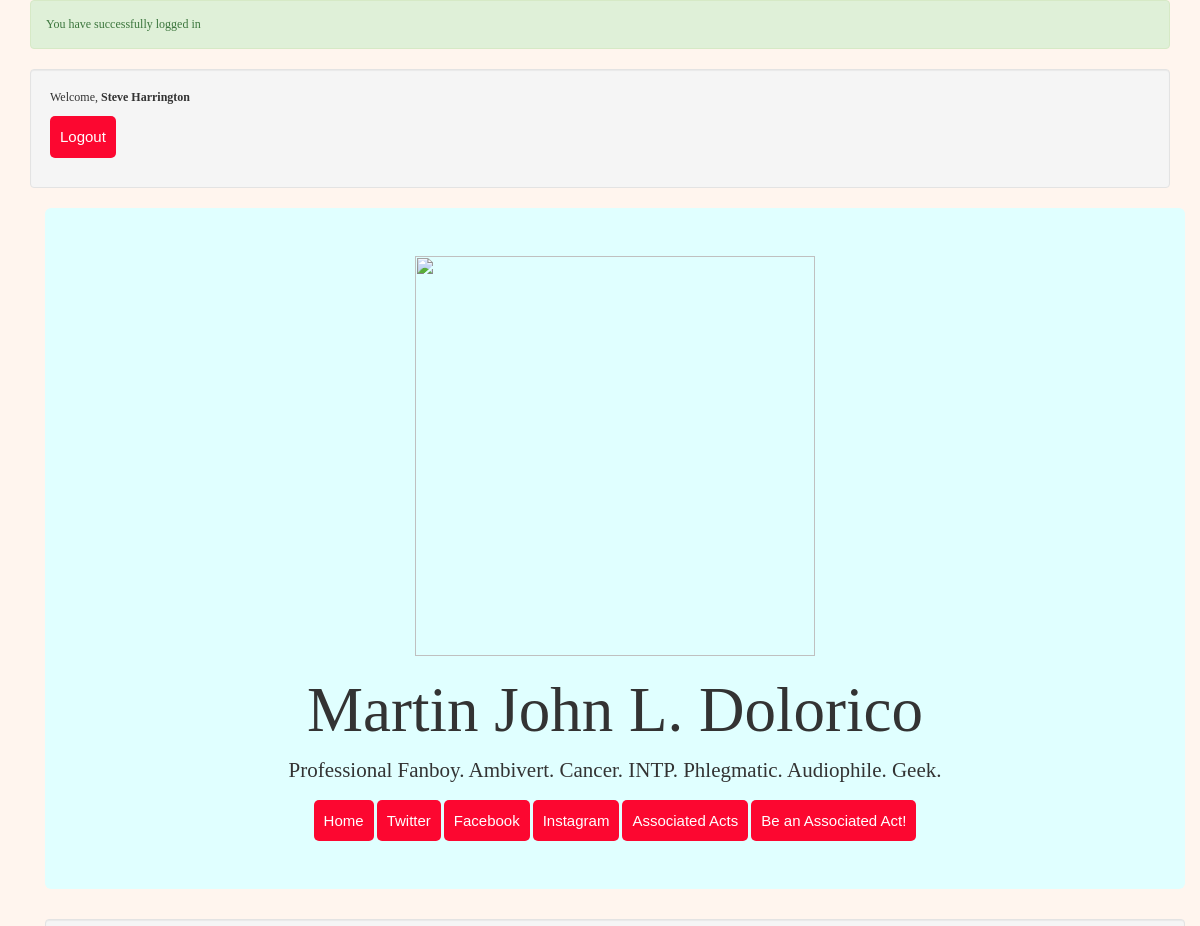
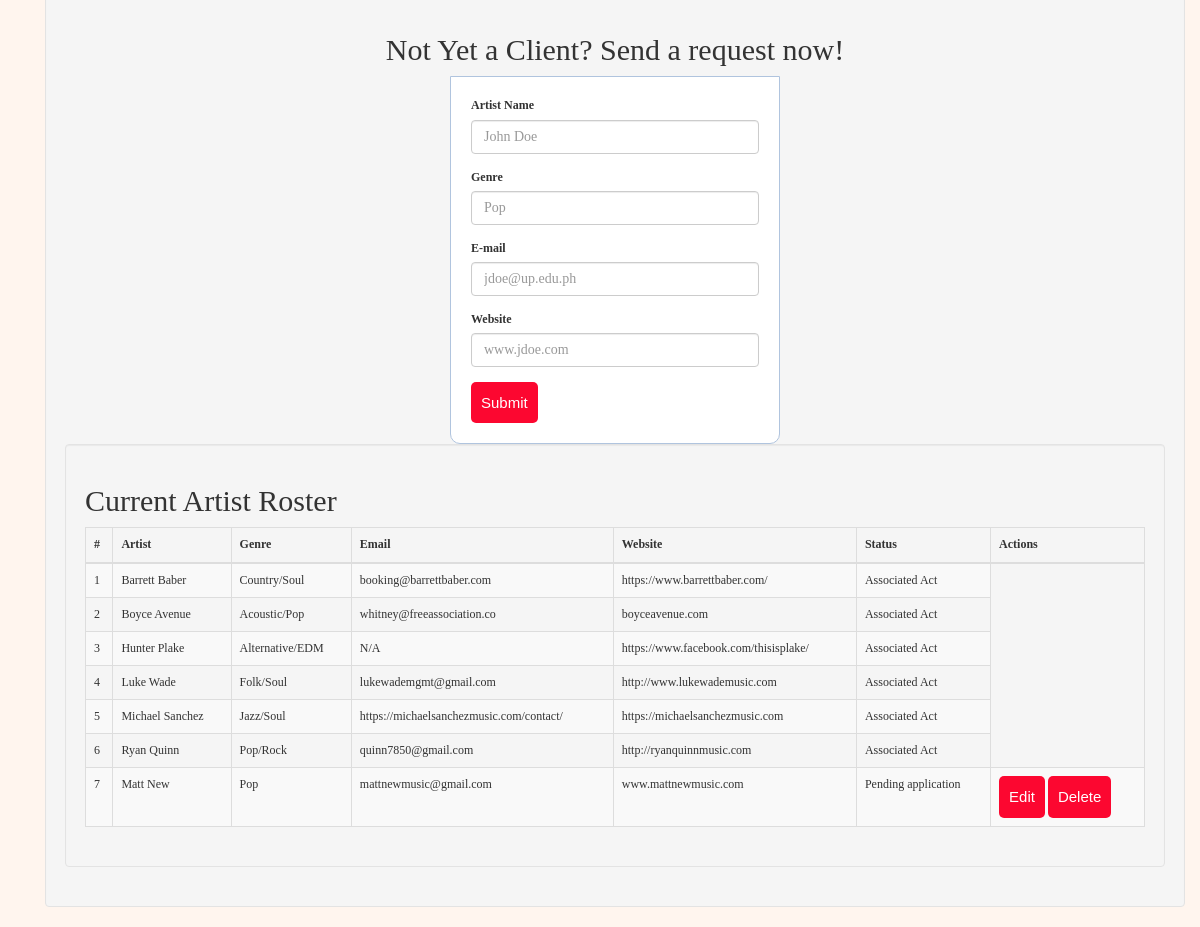
The app's page /associatedacts.php (signed in) with its own data (2 pictures, top to bottom).
### tables this page shows
CREATE TABLE `associatedacts` (
  `id` int(11) NOT NULL,
  `artist` varchar(255) NOT NULL,
  `genre` varchar(30) NOT NULL,
  `email` varchar(255) NOT NULL,
  `website` varchar(255) NOT NULL,
  `status` varchar(25) NOT NULL
);

### database.php (called while the page is built, shortened)
<?php
	$artist = "";
	$genre = "";
	$email = "";
	$website = "";
	$edit_state = false;
	$con = mysqli_connect("localhost", "root", "", "lis161_crud");
	if (isset($_GET['del'])) {
		$id = $_GET['del'];
		$query = "DELETE FROM associatedacts WHERE id=$id";
		mysqli_query($con,$query);
		$_SESSION['message'] = "Associated Act record deleted";
		header("location: associatedacts.php");
	} else 	{
	$associatedacts_records = mysqli_query($con,"SELECT * FROM associatedacts");
	}
 ?>

### associatedacts.php (the view, shortened to what this page needs)
<?php
require_once 'database.php';
?>
<!DOCTYPE html>
<html lang="en">
<head>
  <link rel="stylesheet" href="https://maxcdn.bootstrapcdn.com/bootstrap/3.3.7/css/bootstrap.min.css">
  <link rel="stylesheet" type="text/css" href="css/custom.css">
</head>
<body>
<div class="container">
  <?php if (isset($_SESSION['success'])) { ?>
    <div class="alert alert-success">
      <?php
      echo $_SESSION['success'];
      ?>
   </div>
  <?php } ?>
<div class="well">
  <?php if (isset($_SESSION['username'])) { ?>
    <p>Welcome, <strong><?php echo $_SESSION['username']; ?></strong></p>
    <p><a href="server.php?logout=1" class="btn btn-warning">Logout</a></p>
  <?php } ?>
</div>
<div class="container">
  <div class="jumbotron">
    <img src="https://pbs.twimg.com/profile_images/911078568284717056/IFy3XaRq_400x400.jpg" class="img-fluid" width="400px" height="400px">
    <h1>Martin John L. Dolorico</h1>
    <p>Professional Fanboy. Ambivert. Cancer. INTP. Phlegmatic. Audiophile. Geek.</p>
    <a class="btn btn-primary" href="index.php" role="button">Home</a>
    <a class="btn btn-primary" href="https://twitter.com/mjdolorico?lang=en" role="button">Twitter</a>
    <a class="btn btn-primary" href="https://www.facebook.com/mj.dolorico" role="button">Facebook</a>
    <a class="btn btn-primary" href="https://www.instagram.com/mjdolorico/" role="button">Instagram</a>
    <a class="btn btn-primary" href="fanpage.php" role="button">Associated Acts</a>
    <a class="btn btn-primary" href="associatedacts.php" role="button">Be an Associated Act!</a>
  </div>
  <div class="well">
    <h2 class="text-center h_title"><p class="p_title">Not Yet a Client? Send a request now!<p></h2>
      <form method="POST" action="database.php">
        <div class="form-row">
          <div class="form-group">
            <label for="artist">Artist Name</label>
            <input type="text" class="form-control" name="artist" placeholder="John Doe" value="<?php echo $artist; ?>" required>
          </div>
          <div class="form-group">
            <label for="genre">Genre</label>
            <input type="text" class="form-control" name="genre" placeholder="Pop" value="<?php echo $genre; ?>" required>
          </div>
        </div>
        <div class="form-row">
          <div class="form-group">
            <label for="email">E-mail</label>
            <input type="text" class="form-control" name="email" placeholder="jdoe@up.edu.ph" value="<?php echo $email; ?>" required>
          </div>
          <div class="form-row">
          <div class="form-group">
            <label for="website">Website</label>
            <input type="text" class="form-control" name="website" placeholder="www.jdoe.com" value="<?php echo $website; ?>" required>
          </div>
        </div>
        <?php if($edit_state) { ?>
          <button type="submit" class="btn btn-primary" name="update">Update</button><a class="btn btn-warning" href="associatedacts.php">Cancel</a>
        <?php } else { ?>
          <button type="submit" class="btn btn-primary" name="submit">Submit</button>
        <?php } ?>
      </form>
  </div>
  <div class="well">
    <p><h2>Current Artist Roster</h2></p>
    <table class="table table-striped table-bordered">
      <thead class="thead-dark">
        <tr>
          <th scope="col">#</th>
          <th scope="col">Artist</th>
          <th scope="col">Genre</th>
          <th scope="col">Email</th>
          <th scope="col">Website</th>
          <th scope="col">Status</th>
          <th scope="col">Actions</th>
        </tr>
      </thead>
      <tbody>
        <?php $i = 0;
         while ($row = mysqli_fetch_array($associatedacts_records)) { ?>
        <tr>
          <td><?php echo ++$i; ?></td>
          <td><?php echo $row['artist']; ?></td>
          <td><?php echo $row['genre']; ?></td>
          <td><?php echo $row['email']; ?></td>
          <td><?php echo $row['website']; ?></td>
          <td><?php echo $row['status']; ?></td>
          <?php if($row['status'] == "Pending application") { ?>
          <td><a class="btn btn-warning" href="associatedacts.php?edit=<?php echo $row['id']; ?>">Edit</a>
              <a class="btn btn-danger" href="associatedacts.php?del=<?php echo $row['id']; ?>">Delete</a></td>
          <?php } ?>
        </tr>
        <?php } ?>
      </tbody>
    </table>
  </div>
</div>
</body>
</html>

### css/custom.css (style rules this page uses)
* { margin: 0px; padding: 0px; }
body { font-size: 120%; font-family: "Century Gothic"; background: #F8F8FF; }
form, .content { width: 30%; margin: 0px auto; padding: 20px; border: 1px solid #B0C4DE; background: white; border-radius: 0px 0px 10px 10px; font-family: "Georgia"; }
.btn { padding: 10px; font-size: 15px; color: white; background: #FC0730; border: none; border-radius: 5px; font-family: "Arial"; }
.jumbotron { text-align: center; background-color: lightcyan; font-family: "Rockwell"; }
html body { background-color: seashell; }

### records on screen
associatedacts: artist "Barrett Baber", genre "Country/Soul", email "booking@barrettbaber.com", website "https://www.barrettbaber.com/", status "Associated Act"
associatedacts: artist "Boyce Avenue", genre "Acoustic/Pop", email "whitney@freeassociation.co", website "boyceavenue.com", status "Associated Act"
associatedacts: artist "Hunter Plake", genre "Alternative/EDM", email "N/A", website "https://www.facebook.com/thisisplake/", status "Associated Act"
associatedacts: artist "Luke Wade", genre "Folk/Soul", email "lukewademgmt@gmail.com", website "http://www.lukewademusic.com", status "Associated Act"
associatedacts: artist "Michael Sanchez", genre "Jazz/Soul", email "https://michaelsanchezmusic.com/contact/", website "https://michaelsanchezmusic.com", status "Associated Act"
associatedacts: artist "Ryan Quinn", genre "Pop/Rock", email "quinn7850@gmail.com", website "http://ryanquinnmusic.com", status "Associated Act"
associatedacts: artist "Matt New", genre "Pop", email "mattnewmusic@gmail.com", website "www.mattnewmusic.com", status "Pending application"

### other values on screen
$_SESSION['success'] "You have successfully logged in"
$_SESSION['username'] "Steve Harrington"
